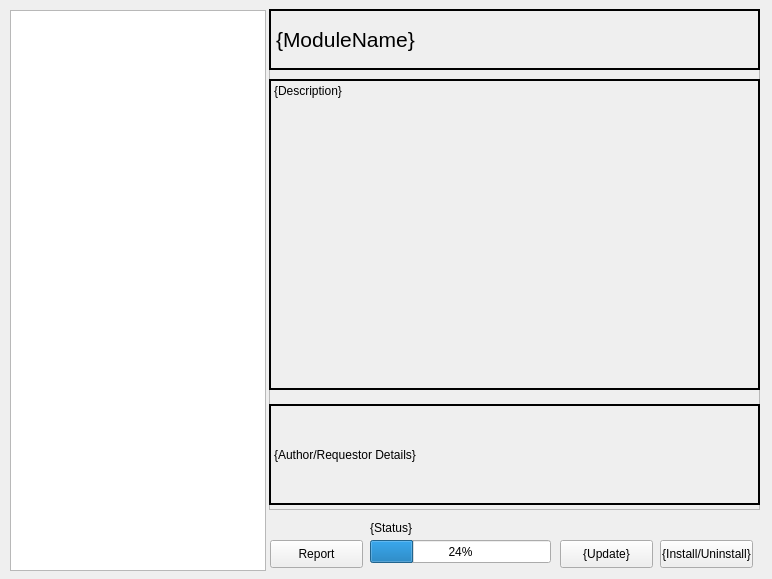
<?xml version="1.0" encoding="UTF-8"?>
<ui version="4.0">
 <class>ModuleStore</class>
 <widget class="QWidget" name="ModuleStore">
  <property name="geometry">
   <rect>
    <x>0</x>
    <y>0</y>
    <width>772</width>
    <height>579</height>
   </rect>
  </property>
  <property name="windowTitle">
   <string>Module Store</string>
  </property>
  <widget class="QListWidget" name="Modules">
   <property name="geometry">
    <rect>
     <x>10</x>
     <y>10</y>
     <width>256</width>
     <height>561</height>
    </rect>
   </property>
  </widget>
  <widget class="QFrame" name="Desc">
   <property name="geometry">
    <rect>
     <x>269</x>
     <y>9</y>
     <width>491</width>
     <height>501</height>
    </rect>
   </property>
   <property name="frameShape">
    <enum>QFrame::StyledPanel</enum>
   </property>
   <property name="frameShadow">
    <enum>QFrame::Raised</enum>
   </property>
   <widget class="QLabel" name="Details">
    <property name="geometry">
     <rect>
      <x>0</x>
      <y>395</y>
      <width>491</width>
      <height>101</height>
     </rect>
    </property>
    <property name="autoFillBackground">
     <bool>true</bool>
    </property>
    <property name="frameShape">
     <enum>QFrame::WinPanel</enum>
    </property>
    <property name="text">
     <string>{Author/Requestor Details}</string>
    </property>
   </widget>
   <widget class="QLabel" name="ModLabel">
    <property name="geometry">
     <rect>
      <x>0</x>
      <y>0</y>
      <width>491</width>
      <height>61</height>
     </rect>
    </property>
    <property name="font">
     <font>
      <pointsize>16</pointsize>
     </font>
    </property>
    <property name="autoFillBackground">
     <bool>true</bool>
    </property>
    <property name="frameShape">
     <enum>QFrame::WinPanel</enum>
    </property>
    <property name="frameShadow">
     <enum>QFrame::Plain</enum>
    </property>
    <property name="text">
     <string>{ModuleName}</string>
    </property>
   </widget>
   <widget class="QLabel" name="DescLabel">
    <property name="geometry">
     <rect>
      <x>0</x>
      <y>70</y>
      <width>491</width>
      <height>311</height>
     </rect>
    </property>
    <property name="autoFillBackground">
     <bool>true</bool>
    </property>
    <property name="frameShape">
     <enum>QFrame::WinPanel</enum>
    </property>
    <property name="text">
     <string>{Description}</string>
    </property>
    <property name="alignment">
     <set>Qt::AlignLeading|Qt::AlignLeft|Qt::AlignTop</set>
    </property>
   </widget>
  </widget>
  <widget class="QPushButton" name="Un_Install">
   <property name="geometry">
    <rect>
     <x>660</x>
     <y>540</y>
     <width>93</width>
     <height>28</height>
    </rect>
   </property>
   <property name="text">
    <string>{Install/Uninstall}</string>
   </property>
  </widget>
  <widget class="QPushButton" name="Update">
   <property name="geometry">
    <rect>
     <x>560</x>
     <y>540</y>
     <width>93</width>
     <height>28</height>
    </rect>
   </property>
   <property name="text">
    <string>{Update}</string>
   </property>
  </widget>
  <widget class="QPushButton" name="pushButton">
   <property name="geometry">
    <rect>
     <x>270</x>
     <y>540</y>
     <width>93</width>
     <height>28</height>
    </rect>
   </property>
   <property name="text">
    <string>Report</string>
   </property>
  </widget>
  <widget class="QProgressBar" name="installBar">
   <property name="geometry">
    <rect>
     <x>370</x>
     <y>540</y>
     <width>181</width>
     <height>23</height>
    </rect>
   </property>
   <property name="value">
    <number>24</number>
   </property>
  </widget>
  <widget class="QLabel" name="installStatus">
   <property name="geometry">
    <rect>
     <x>370</x>
     <y>520</y>
     <width>55</width>
     <height>16</height>
    </rect>
   </property>
   <property name="text">
    <string>{Status}</string>
   </property>
  </widget>
 </widget>
 <resources/>
 <connections/>
</ui>
